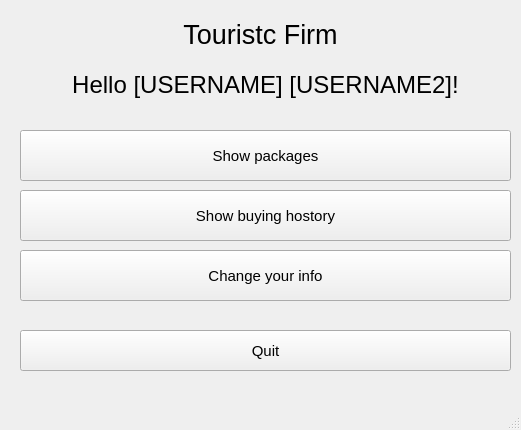
<?xml version="1.0" encoding="UTF-8"?>
<ui version="4.0">
 <class>User_main</class>
 <widget class="QMainWindow" name="User_main">
  <property name="geometry">
   <rect>
    <x>0</x>
    <y>0</y>
    <width>521</width>
    <height>430</height>
   </rect>
  </property>
  <property name="windowTitle">
   <string>MainWindow</string>
  </property>
  <widget class="QWidget" name="centralwidget">
   <widget class="QLabel" name="label_2">
    <property name="geometry">
     <rect>
      <x>10</x>
      <y>60</y>
      <width>511</width>
      <height>51</height>
     </rect>
    </property>
    <property name="text">
     <string>&lt;html&gt;&lt;head/&gt;&lt;body&gt;&lt;p align=&quot;center&quot;&gt;&lt;span style=&quot; font-size:18pt;&quot;&gt;Hello [USERNAME] [USERNAME2]!&lt;/span&gt;&lt;/p&gt;&lt;/body&gt;&lt;/html&gt;</string>
    </property>
   </widget>
   <widget class="QPushButton" name="Autorisation_button_3">
    <property name="geometry">
     <rect>
      <x>20</x>
      <y>250</y>
      <width>491</width>
      <height>51</height>
     </rect>
    </property>
    <property name="font">
     <font>
      <family>Arial</family>
      <pointsize>11</pointsize>
     </font>
    </property>
    <property name="text">
     <string>Change your info</string>
    </property>
   </widget>
   <widget class="QPushButton" name="Autorisation_button">
    <property name="geometry">
     <rect>
      <x>20</x>
      <y>130</y>
      <width>491</width>
      <height>51</height>
     </rect>
    </property>
    <property name="font">
     <font>
      <family>Arial</family>
      <pointsize>11</pointsize>
     </font>
    </property>
    <property name="text">
     <string>Show packages</string>
    </property>
   </widget>
   <widget class="QPushButton" name="Autorisation_button_4">
    <property name="geometry">
     <rect>
      <x>20</x>
      <y>330</y>
      <width>491</width>
      <height>41</height>
     </rect>
    </property>
    <property name="font">
     <font>
      <family>Arial</family>
      <pointsize>11</pointsize>
     </font>
    </property>
    <property name="text">
     <string>Quit</string>
    </property>
   </widget>
   <widget class="QLabel" name="label">
    <property name="geometry">
     <rect>
      <x>10</x>
      <y>9</y>
      <width>501</width>
      <height>51</height>
     </rect>
    </property>
    <property name="text">
     <string>&lt;html&gt;&lt;head/&gt;&lt;body&gt;&lt;p align=&quot;center&quot;&gt;&lt;span style=&quot; font-size:20pt;&quot;&gt;Touristc Firm&lt;/span&gt;&lt;/p&gt;&lt;/body&gt;&lt;/html&gt;</string>
    </property>
   </widget>
   <widget class="QPushButton" name="Autorisation_button_2">
    <property name="geometry">
     <rect>
      <x>20</x>
      <y>190</y>
      <width>491</width>
      <height>51</height>
     </rect>
    </property>
    <property name="font">
     <font>
      <family>Arial</family>
      <pointsize>11</pointsize>
     </font>
    </property>
    <property name="text">
     <string>Show buying hostory</string>
    </property>
   </widget>
  </widget>
  <widget class="QMenuBar" name="menubar">
   <property name="geometry">
    <rect>
     <x>0</x>
     <y>0</y>
     <width>521</width>
     <height>22</height>
    </rect>
   </property>
  </widget>
  <widget class="QStatusBar" name="statusbar"/>
 </widget>
 <resources/>
 <connections/>
</ui>
